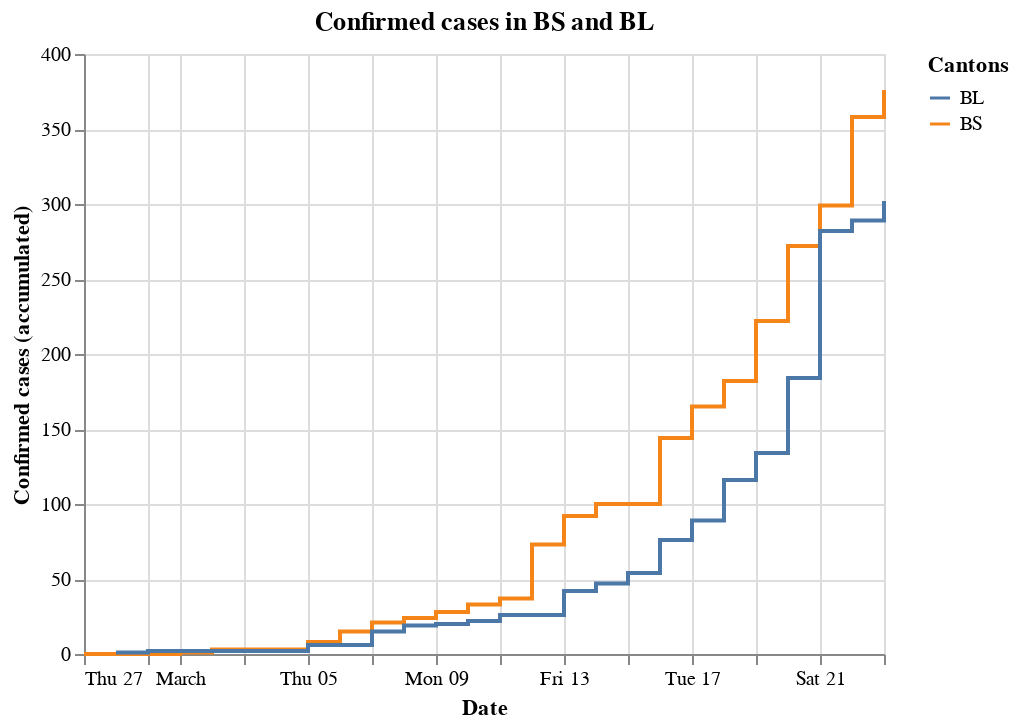

Notebook cell for this chart:
### Code cell
chart

### Figure 1 — Vega-Lite specification as saved in the notebook (floating-point values rounded to 4 significant figures)
{"config": {"view": {"continuousWidth": 400, "continuousHeight": 300}}, "data": {"name": "data-1799c805d81e634e334a7e7973e17210"}, "mark": {"type": "line", "interpolate": "step-after"}, "encoding": {"color": {"type": "nominal", "field": "abbreviation_canton_and_fl", "legend": {"title": "Cantons"}}, "x": {"type": "temporal", "axis": {"title": "Date"}, "field": "date"}, "y": {"type": "quantitative", "axis": {"title": "Confirmed cases (accumulated)"}, "field": "ncumul_conf"}}, "title": "Confirmed cases in BS and BL", "$schema": "https://vega.github.io/schema/vega-lite/v4.0.2.json", "datasets": {"data-1799c805d81e634e334a7e7973e17210": [{"date": "2020-02-27", "time": "19:17", "abbreviation_canton_and_fl": "BS", "ncumul_tested": null, "ncumul_conf": 0, "ncumul_hosp": null, "ncumul_ICU": null, "ncumul_vent": null, "ncumul_released": null, "ncumul_deceased": null, "source": "https://www.coronavirus.bs.ch/nm/2020-coronavirus-erster-positiver-fall-in-basel-stadt-zweiter-positiv-getesteter-ausserkantonaler-fall-gd.html"}, {"date": "2020-02-28", "time": "10:15", "abbreviation_canton_and_fl": "BS", "ncumul_tested": null, "ncumul_conf": 0, "ncumul_hosp": null, "ncumul_ICU": null, "ncumul_vent": null, "ncumul_released": null, "ncumul_deceased": null, "source": "https://twitter.com/BR_Sprecher/status/1233316679863631873?s=20"}, {"date": "2020-02-29", "time": "15:23", "abbreviation_canton_and_fl": "BS", "ncumul_tested": null, "ncumul_conf": 0, "ncumul_hosp": null, "ncumul_ICU": null, "ncumul_vent": null, "ncumul_released": null, "ncumul_deceased": null, "source": "https://twitter.com/BAG_OFSP_UFSP/status/1233759578241863681?s=20"}, {"date": "2020-03-01", "time": "17:29", "abbreviation_canton_and_fl": "BS", "ncumul_tested": null, "ncumul_conf": 1, "ncumul_hosp": null, "ncumul_ICU": null, "ncumul_vent": null, "ncumul_released": null, "ncumul_deceased": null, "source": "https://www.coronavirus.bs.ch/nm/2020-coronavirus-anzahl-der-getesteten-faelle-und-zwischenstand-kita-riehen-gd.html"}, {"date": "2020-03-02", "time": "17:15", "abbreviation_canton_and_fl": "BS", "ncumul_tested": 235.0, "ncumul_conf": 3, "ncumul_hosp": null, "ncumul_ICU": null, "ncumul_vent": null, "ncumul_released": null, "ncumul_deceased": null, "source": "https://www.coronavirus.bs.ch/nm/2020-coronavirus-zwei-neue-positive-faelle-in-basel-stadt-gd.html"}, {"date": "2020-03-03", "time": "17:30", "abbreviation_canton_and_fl": "BS", "ncumul_tested": null, "ncumul_conf": 3, "ncumul_hosp": null, "ncumul_ICU": null, "ncumul_vent": null, "ncumul_released": null, "ncumul_deceased": null, "source": "https://twitter.com/BAG_OFSP_UFSP/status/1234880556095213569?s=20"}, {"date": "2020-03-04", "time": "17:20", "abbreviation_canton_and_fl": "BS", "ncumul_tested": null, "ncumul_conf": 3, "ncumul_hosp": null, "ncumul_ICU": null, "ncumul_vent": null, "ncumul_released": null, "ncumul_deceased": null, "source": "https://twitter.com/BAG_OFSP_UFSP/status/1235240377134862336?s=20"}, {"date": "2020-03-05", "time": "17:15", "abbreviation_canton_and_fl": "BS", "ncumul_tested": null, "ncumul_conf": 8, "ncumul_hosp": null, "ncumul_ICU": null, "ncumul_vent": null, "ncumul_released": null, "ncumul_deceased": null, "source": "https://www.coronavirus.bs.ch/nm/2020-coronavirus-fuenf-neue-positive-faelle-in-basel-stadt-gd.html"}, {"date": "2020-03-06", "time": "14:00", "abbreviation_canton_and_fl": "BS", "ncumul_tested": null, "ncumul_conf": 15, "ncumul_hosp": null, "ncumul_ICU": null, "ncumul_vent": null, "ncumul_released": null, "ncumul_deceased": null, "source": "https://twitter.com/BAG_OFSP_UFSP/status/1235934884167852035?s=20"}, {"date": "2020-03-07", "time": "12:00", "abbreviation_canton_and_fl": "BS", "ncumul_tested": null, "ncumul_conf": 21, "ncumul_hosp": null, "ncumul_ICU": null, "ncumul_vent": null, "ncumul_released": null, "ncumul_deceased": null, "source": "https://twitter.com/BAG_OFSP_UFSP/status/1236249864473894914?s=20"}, {"date": "2020-03-08", "time": "12:00", "abbreviation_canton_and_fl": "BS", "ncumul_tested": null, "ncumul_conf": 24, "ncumul_hosp": null, "ncumul_ICU": null, "ncumul_vent": null, "ncumul_released": null, "ncumul_deceased": null, "source": "https://twitter.com/BAG_OFSP_UFSP/status/1236609191831384064?s=20"}, {"date": "2020-03-09", "time": "12:00", "abbreviation_canton_and_fl": "BS", "ncumul_tested": null, "ncumul_conf": 28, "ncumul_hosp": null, "ncumul_ICU": null, "ncumul_vent": null, "ncumul_released": null, "ncumul_deceased": null, "source": "https://twitter.com/BAG_OFSP_UFSP/status/1236973685602426881?s=20"}, {"date": "2020-03-10", "time": "12:00", "abbreviation_canton_and_fl": "BS", "ncumul_tested": null, "ncumul_conf": 33, "ncumul_hosp": null, "ncumul_ICU": null, "ncumul_vent": null, "ncumul_released": null, "ncumul_deceased": null, "source": "https://twitter.com/BAG_OFSP_UFSP/status/1237336196772175873?s=20"}, {"date": "2020-03-11", "time": "12:00", "abbreviation_canton_and_fl": "BS", "ncumul_tested": null, "ncumul_conf": 37, "ncumul_hosp": null, "ncumul_ICU": null, "ncumul_vent": null, "ncumul_released": null, "ncumul_deceased": null, "source": "https://twitter.com/BAG_OFSP_UFSP/status/1237694819419422720?s=20"}, {"date": "2020-03-12", "time": "12:00", "abbreviation_canton_and_fl": "BS", "ncumul_tested": null, "ncumul_conf": 73, "ncumul_hosp": null, "ncumul_ICU": null, "ncumul_vent": null, "ncumul_released": 4.0, "ncumul_deceased": 1.0, "source": "https://twitter.com/BAG_OFSP_UFSP/status/1238073089902235648?s=20   https://www.coronavirus.bs.ch/nm/2020-coronavirus-ende-der-quarantaenemassnahmen-im-fall-kita-riehen-gd.html   https://www.coronavirus.bs.ch/nm/2020-coronavirus-erster-todesfall-im-kanton-basel-stadt-gd.html"}, {"date": "2020-03-13", "time": "12:30", "abbreviation_canton_and_fl": "BS", "ncumul_tested": null, "ncumul_conf": 92, "ncumul_hosp": null, "ncumul_ICU": null, "ncumul_vent": null, "ncumul_released": null, "ncumul_deceased": 1.0, "source": "https://twitter.com/BAG_OFSP_UFSP/status/1238430659762364417?s=20"}, {"date": "2020-03-14", "time": "11:27", "abbreviation_canton_and_fl": "BS", "ncumul_tested": null, "ncumul_conf": 100, "ncumul_hosp": null, "ncumul_ICU": null, "ncumul_vent": null, "ncumul_released": null, "ncumul_deceased": 1.0, "source": "https://twitter.com/BAG_OFSP_UFSP/status/1238773726423941127?s=20"}, {"date": "2020-03-16", "time": "12:00", "abbreviation_canton_and_fl": "BS", "ncumul_tested": null, "ncumul_conf": 144, "ncumul_hosp": null, "ncumul_ICU": null, "ncumul_vent": null, "ncumul_released": null, "ncumul_deceased": 4.0, "source": "https://www.coronavirus.bs.ch/nm/2020-tagesbulletin-coronavirus-144-bestaetigte-faelle-im-kanton-basel-stadt-gd.html"}, {"date": "2020-03-17", "time": "12:00", "abbreviation_canton_and_fl": "BS", "ncumul_tested": null, "ncumul_conf": 165, "ncumul_hosp": 30.0, "ncumul_ICU": null, "ncumul_vent": null, "ncumul_released": 25.0, "ncumul_deceased": 4.0, "source": "https://www.coronavirus.bs.ch/nm/2020-tagesbulletin-coronavirus-165-bestaetigte-faelle-im-kanton-basel-stadt-gd.html"}, {"date": "2020-03-18", "time": "11:15", "abbreviation_canton_and_fl": "BS", "ncumul_tested": null, "ncumul_conf": 182, "ncumul_hosp": 40.0, "ncumul_ICU": null, "ncumul_vent": null, "ncumul_released": 36.0, "ncumul_deceased": 4.0, "source": "https://www.coronavirus.bs.ch/nm/2020-tagesbulletin-coronavirus-182-bestaetigte-faelle-im-kanton-basel-stadt-treffen-mit-allen-spitaelern-gd.html"}, {"date": "2020-03-19", "time": "11:00", "abbreviation_canton_and_fl": "BS", "ncumul_tested": null, "ncumul_conf": 222, "ncumul_hosp": 40.0, "ncumul_ICU": null, "ncumul_vent": null, "ncumul_released": 44.0, "ncumul_deceased": 4.0, "source": "https://www.coronavirus.bs.ch/nm/2020-tagesbulletin-coronavirus-222-bestaetigte-faelle-basel-stadt-trifft-gemeinsam-mit-den-spitaelern-vorkehrungen-fuer-intensiv--und-beatmungskapazitaeten-gd.html"}, {"date": "2020-03-20", "time": "10:00", "abbreviation_canton_and_fl": "BS", "ncumul_tested": null, "ncumul_conf": 272, "ncumul_hosp": 45.0, "ncumul_ICU": null, "ncumul_vent": null, "ncumul_released": 46.0, "ncumul_deceased": 4.0, "source": "https://www.coronavirus.bs.ch/nm/2020-tagesbulletin-coronavirus-272-bestaetigte-faelle-im-kanton-basel-stadt-gd.html"}, {"date": "2020-03-21", "time": "10:00", "abbreviation_canton_and_fl": "BS", "ncumul_tested": null, "ncumul_conf": 299, "ncumul_hosp": 46.0, "ncumul_ICU": null, "ncumul_vent": null, "ncumul_released": 57.0, "ncumul_deceased": 5.0, "source": "https://www.coronavirus.bs.ch/nm/2020-tagesbulletin-coronavirus-299-bestaetigte-faelle-im-kanton-basel-stadt-gd.html"}, {"date": "2020-03-22", "time": "10:30", "abbreviation_canton_and_fl": "BS", "ncumul_tested": null, "ncumul_conf": 358, "ncumul_hosp": 50.0, "ncumul_ICU": null, "ncumul_vent": null, "ncumul_released": 73.0, "ncumul_deceased": 5.0, "source": "https://www.coronavirus.bs.ch/nm/2020-tagesbulletin-coronavirus-358-bestaetigte-faelle-im-kanton-basel-stadt-gd.html"}, {"date": "2020-03-23", "time": "10:00", "abbreviation_canton_and_fl": "BS", "ncumul_tested": null, "ncumul_conf": 376, "ncumul_hosp": 56.0, "ncumul_ICU": null, "ncumul_vent": null, "ncumul_released": 78.0, "ncumul_deceased": 5.0, "source": "https://www.coronavirus.bs.ch/nm/2020-tagesbulletin-coronavirus-376-bestaetigte-faelle-im-kanton-basel-stadt-gd.html"}, {"date": "2020-02-28", "time": null, "abbreviation_canton_and_fl": "BL", "ncumul_tested": null, "ncumul_conf": 1, "ncumul_hosp": null, "ncumul_ICU": null, "ncumul_vent": null, "ncumul_released": null, "ncumul_deceased": null, "source": "https://www.baselland.ch/politik-und-behorden/direktionen/volkswirtschafts-und-gesundheitsdirektion/medienmitteilungen/neuer-coronavirus-covid-19-erster-bestaetigter-fall-aus-dem-kanton-basel-landschaft"}, {"date": "2020-02-29", "time": null, "abbreviation_canton_and_fl": "BL", "ncumul_tested": null, "ncumul_conf": 2, "ncumul_hosp": null, "ncumul_ICU": null, "ncumul_vent": null, "ncumul_released": null, "ncumul_deceased": null, "source": "https://www.baselland.ch/politik-und-behorden/direktionen/volkswirtschafts-und-gesundheitsdirektion/medienmitteilungen/weiterer-bestaetigter-fall-aus-dem-kanton-basel-landschaft"}, {"date": "2020-03-01", "time": null, "abbreviation_canton_and_fl": "BL", "ncumul_tested": null, "ncumul_conf": 2, "ncumul_hosp": null, "ncumul_ICU": null, "ncumul_vent": null, "ncumul_released": null, "ncumul_deceased": null, "source": null}, {"date": "2020-03-02", "time": null, "abbreviation_canton_and_fl": "BL", "ncumul_tested": null, "ncumul_conf": 2, "ncumul_hosp": null, "ncumul_ICU": null, "ncumul_vent": null, "ncumul_released": null, "ncumul_deceased": null, "source": null}, {"date": "2020-03-03", "time": null, "abbreviation_canton_and_fl": "BL", "ncumul_tested": null, "ncumul_conf": 2, "ncumul_hosp": null, "ncumul_ICU": null, "ncumul_vent": null, "ncumul_released": null, "ncumul_deceased": null, "source": null}, {"date": "2020-03-04", "time": null, "abbreviation_canton_and_fl": "BL", "ncumul_tested": null, "ncumul_conf": 2, "ncumul_hosp": null, "ncumul_ICU": null, "ncumul_vent": null, "ncumul_released": null, "ncumul_deceased": null, "source": null}, {"date": "2020-03-05", "time": null, "abbreviation_canton_and_fl": "BL", "ncumul_tested": null, "ncumul_conf": 6, "ncumul_hosp": null, "ncumul_ICU": null, "ncumul_vent": null, "ncumul_released": null, "ncumul_deceased": null, "source": "https://www.baselland.ch/politik-und-behorden/direktionen/volkswirtschafts-und-gesundheitsdirektion/medienmitteilungen/neuer-coronavirus-covid-19-sechs-bestaetigte-faelle-im-kanton-basel-landschaft"}, {"date": "2020-03-06", "time": null, "abbreviation_canton_and_fl": "BL", "ncumul_tested": null, "ncumul_conf": 6, "ncumul_hosp": null, "ncumul_ICU": null, "ncumul_vent": null, "ncumul_released": null, "ncumul_deceased": null, "source": null}, {"date": "2020-03-07", "time": null, "abbreviation_canton_and_fl": "BL", "ncumul_tested": null, "ncumul_conf": 15, "ncumul_hosp": null, "ncumul_ICU": null, "ncumul_vent": null, "ncumul_released": null, "ncumul_deceased": null, "source": "https://www.baselland.ch/politik-und-behorden/direktionen/volkswirtschafts-und-gesundheitsdirektion/medienmitteilungen/update-15-bestaetigte-faelle-in-basel-landschaft"}, {"date": "2020-03-08", "time": null, "abbreviation_canton_and_fl": "BL", "ncumul_tested": null, "ncumul_conf": 19, "ncumul_hosp": null, "ncumul_ICU": null, "ncumul_vent": null, "ncumul_released": null, "ncumul_deceased": 1.0, "source": "https://www.baselland.ch/politik-und-behorden/direktionen/volkswirtschafts-und-gesundheitsdirektion/medienmitteilungen/patient-im-kantonsspital-baselland-stirbt-an-den-folgen-einer-coronavirus-infektion"}, {"date": "2020-03-09", "time": null, "abbreviation_canton_and_fl": "BL", "ncumul_tested": null, "ncumul_conf": 20, "ncumul_hosp": null, "ncumul_ICU": null, "ncumul_vent": null, "ncumul_released": null, "ncumul_deceased": 1.0, "source": "https://www.baselland.ch/politik-und-behorden/direktionen/volkswirtschafts-und-gesundheitsdirektion/medienmitteilungen/update-xx-bestaetigte-faelle-in-basel-landschaft"}, {"date": "2020-03-10", "time": null, "abbreviation_canton_and_fl": "BL", "ncumul_tested": null, "ncumul_conf": 22, "ncumul_hosp": null, "ncumul_ICU": null, "ncumul_vent": null, "ncumul_released": null, "ncumul_deceased": 1.0, "source": "https://www.baselland.ch/politik-und-behorden/direktionen/volkswirtschafts-und-gesundheitsdirektion/medienmitteilungen/update"}, {"date": "2020-03-11", "time": null, "abbreviation_canton_and_fl": "BL", "ncumul_tested": null, "ncumul_conf": 26, "ncumul_hosp": null, "ncumul_ICU": null, "ncumul_vent": null, "ncumul_released": null, "ncumul_deceased": 2.0, "source": "https://www.baselland.ch/politik-und-behorden/direktionen/volkswirtschafts-und-gesundheitsdirektion/medienmitteilungen/update-26-bestaetigte-faelle-in-basel-landschaft-1"}, {"date": "2020-03-12", "time": null, "abbreviation_canton_and_fl": "BL", "ncumul_tested": null, "ncumul_conf": 26, "ncumul_hosp": null, "ncumul_ICU": null, "ncumul_vent": null, "ncumul_released": null, "ncumul_deceased": 2.0, "source": null}, {"date": "2020-03-13", "time": null, "abbreviation_canton_and_fl": "BL", "ncumul_tested": null, "ncumul_conf": 42, "ncumul_hosp": null, "ncumul_ICU": null, "ncumul_vent": null, "ncumul_released": null, "ncumul_deceased": 2.0, "source": "https://www.baselland.ch/politik-und-behorden/direktionen/volkswirtschafts-und-gesundheitsdirektion/medienmitteilungen/update-26-bestaetigte-faelle-in-basel-landschaft-2"}, {"date": "2020-03-14", "time": null, "abbreviation_canton_and_fl": "BL", "ncumul_tested": null, "ncumul_conf": 47, "ncumul_hosp": null, "ncumul_ICU": null, "ncumul_vent": null, "ncumul_released": null, "ncumul_deceased": 2.0, "source": "https://www.baselland.ch/politik-und-behorden/direktionen/volkswirtschafts-und-gesundheitsdirektion/medienmitteilungen/update-47-bestaetigte-faelle-in-basel-landschaft"}, {"date": "2020-03-15", "time": null, "abbreviation_canton_and_fl": "BL", "ncumul_tested": null, "ncumul_conf": 54, "ncumul_hosp": null, "ncumul_ICU": null, "ncumul_vent": null, "ncumul_released": null, "ncumul_deceased": 2.0, "source": "https://www.baselland.ch/politik-und-behorden/direktionen/volkswirtschafts-und-gesundheitsdirektion/medienmitteilungen/update-54-bestaetigte-faelle-in-basel-landschaft"}, {"date": "2020-03-16", "time": null, "abbreviation_canton_and_fl": "BL", "ncumul_tested": null, "ncumul_conf": 76, "ncumul_hosp": null, "ncumul_ICU": null, "ncumul_vent": null, "ncumul_released": null, "ncumul_deceased": 2.0, "source": "https://www.baselland.ch/politik-und-behorden/direktionen/volkswirtschafts-und-gesundheitsdirektion/medienmitteilungen/update-67-bestaetigte-faelle-in-basel-landschaft"}, {"date": "2020-03-17", "time": null, "abbreviation_canton_and_fl": "BL", "ncumul_tested": null, "ncumul_conf": 89, "ncumul_hosp": null, "ncumul_ICU": null, "ncumul_vent": null, "ncumul_released": null, "ncumul_deceased": 2.0, "source": "https://www.baselland.ch/politik-und-behorden/direktionen/volkswirtschafts-und-gesundheitsdirektion/medienmitteilungen/update-89-bestaetigte-faelle-in-basel-landschaft"}, {"date": "2020-03-18", "time": null, "abbreviation_canton_and_fl": "BL", "ncumul_tested": null, "ncumul_conf": 116, "ncumul_hosp": null, "ncumul_ICU": null, "ncumul_vent": null, "ncumul_released": null, "ncumul_deceased": 2.0, "source": "https://www.baselland.ch/politik-und-behorden/direktionen/volkswirtschafts-und-gesundheitsdirektion/medienmitteilungen/update-116-bestaetigte-faelle-in-basel-landschaft"}, {"date": "2020-03-19", "time": null, "abbreviation_canton_and_fl": "BL", "ncumul_tested": null, "ncumul_conf": 134, "ncumul_hosp": null, "ncumul_ICU": null, "ncumul_vent": null, "ncumul_released": null, "ncumul_deceased": 2.0, "source": "https://www.baselland.ch/politik-und-behorden/direktionen/volkswirtschafts-und-gesundheitsdirektion/medienmitteilungen/update-131-bestaetigte-faelle-in-basel-landschaft"}, {"date": "2020-03-20", "time": null, "abbreviation_canton_and_fl": "BL", "ncumul_tested": null, "ncumul_conf": 184, "ncumul_hosp": null, "ncumul_ICU": null, "ncumul_vent": null, "ncumul_released": null, "ncumul_deceased": 3.0, "source": "https://www.baselland.ch/politik-und-behorden/direktionen/volkswirtschafts-und-gesundheitsdirektion/medienmitteilungen/update-170-bestaetigte-faelle-in-basel-landschaft"}, {"date": "2020-03-21", "time": "14:00", "abbreviation_canton_and_fl": "BL", "ncumul_tested": null, "ncumul_conf": 282, "ncumul_hosp": null, "ncumul_ICU": null, "ncumul_vent": null, "ncumul_released": null, "ncumul_deceased": 3.0, "source": "https://www.baselland.ch/politik-und-behorden/direktionen/volkswirtschafts-und-gesundheitsdirektion/medienmitteilungen/update-282-bestaetigte-faelle-in-basel-landschaft"}, {"date": "2020-03-22", "time": "14:00", "abbreviation_canton_and_fl": "BL", "ncumul_tested": null, "ncumul_conf": 289, "ncumul_hosp": null, "ncumul_ICU": null, "ncumul_vent": null, "ncumul_released": null, "ncumul_deceased": 3.0, "source": "https://www.baselland.ch/politik-und-behorden/direktionen/volkswirtschafts-und-gesundheitsdirektion/medienmitteilungen/update-289-bestaetigte-faelle-in-basel-landschaft"}, {"date": "2020-03-23", "time": "14:00", "abbreviation_canton_and_fl": "BL", "ncumul_tested": null, "ncumul_conf": 302, "ncumul_hosp": null, "ncumul_ICU": null, "ncumul_vent": null, "ncumul_released": null, "ncumul_deceased": 3.0, "source": "https://www.baselland.ch/politik-und-behorden/direktionen/volkswirtschafts-und-gesundheitsdirektion/medienmitteilungen/update-289-bestaetigte-faelle-in-basel-landschaft-1"}]}}
